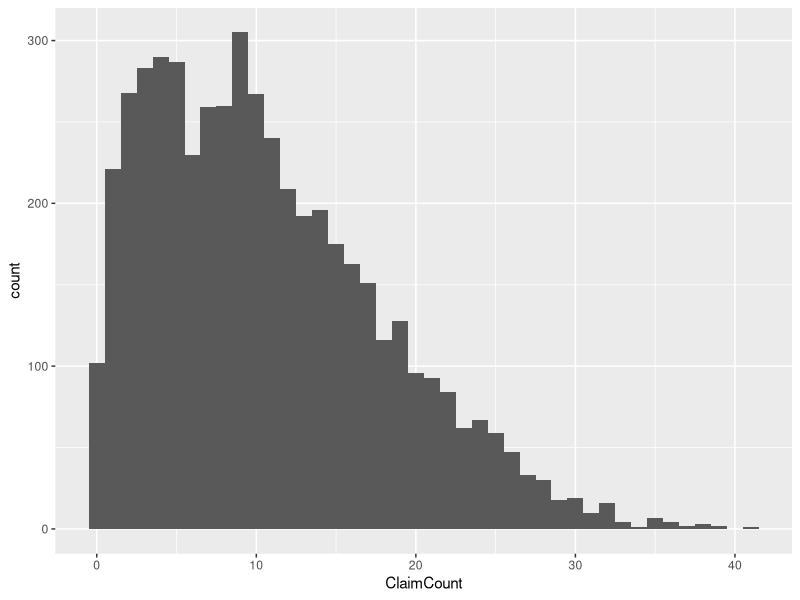
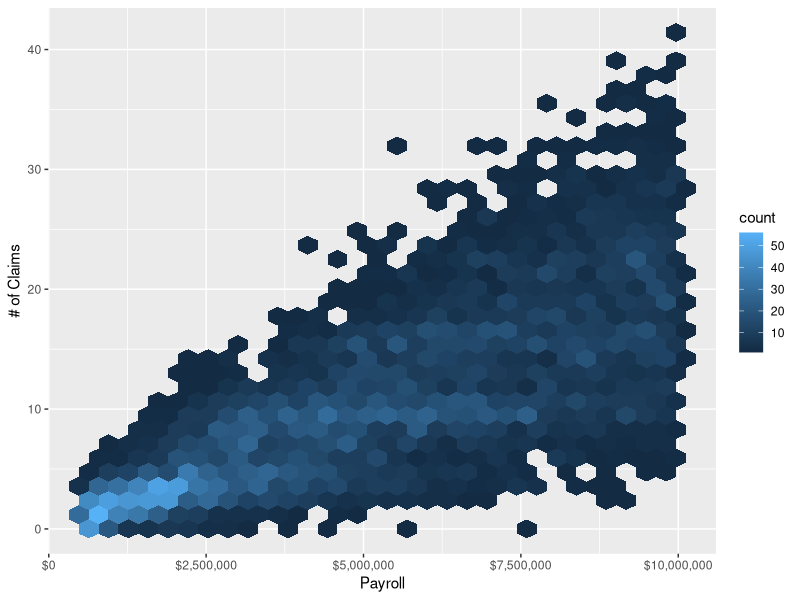
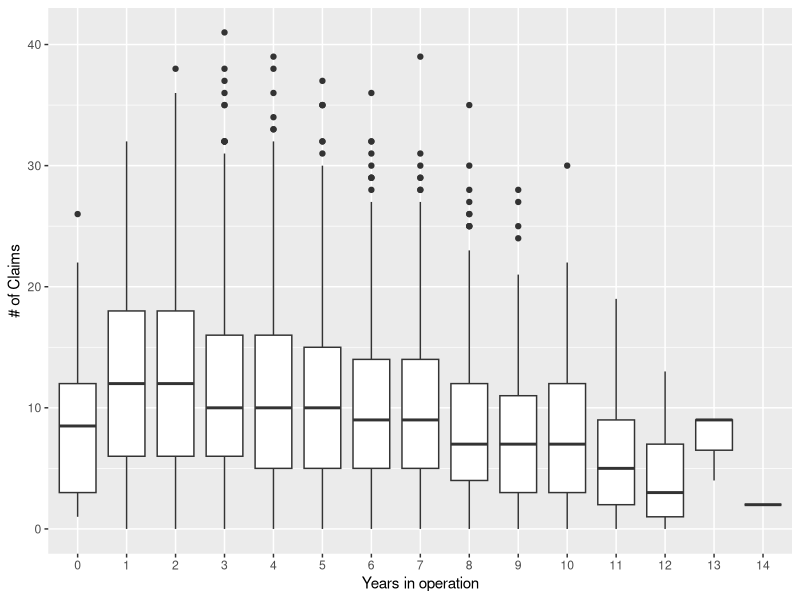
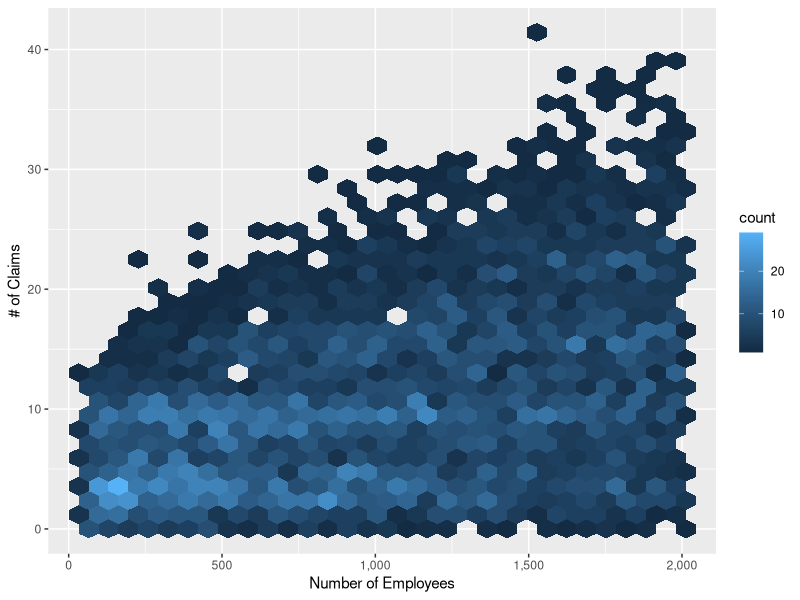
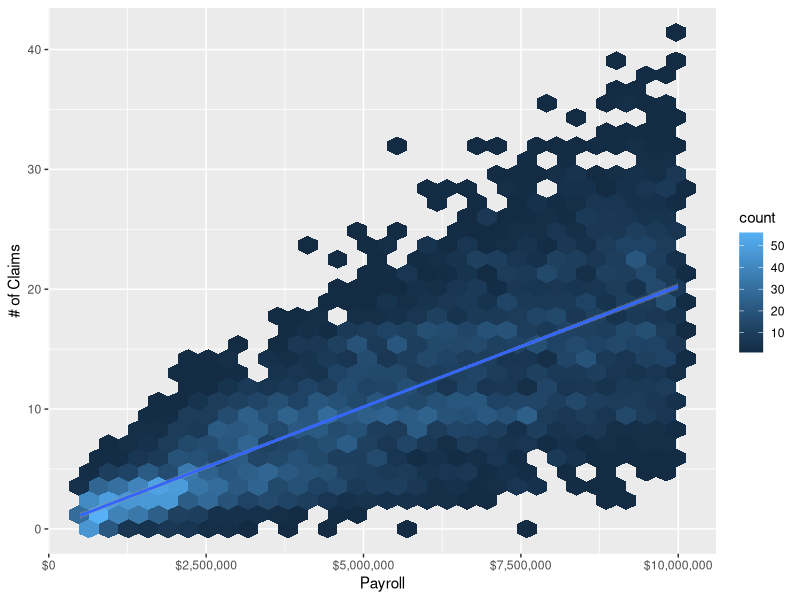
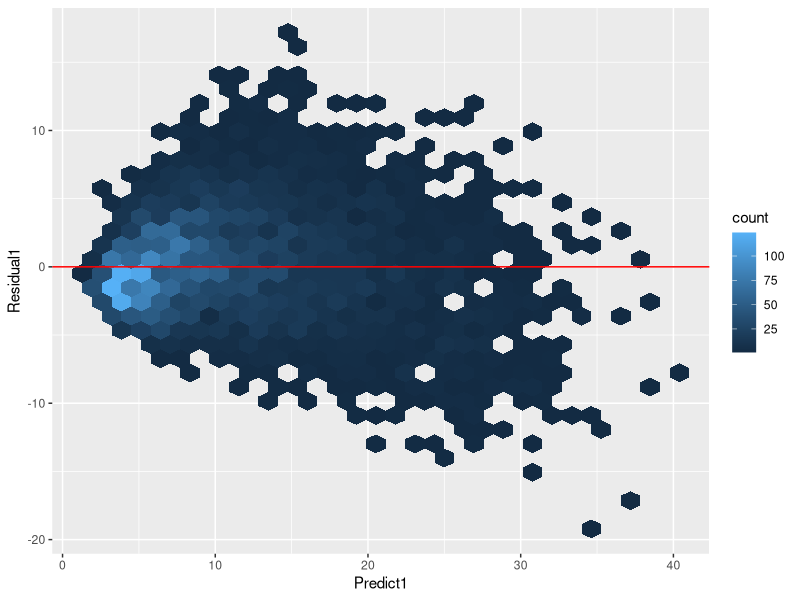
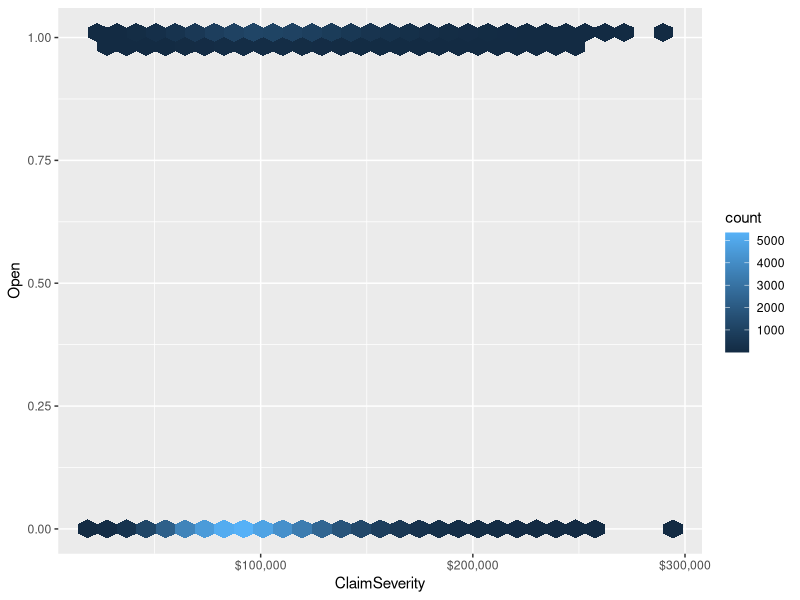
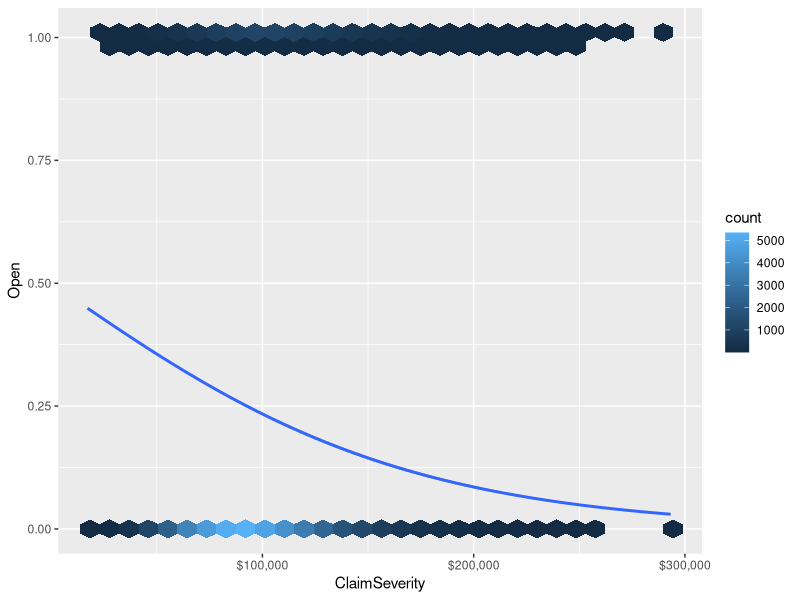

The R script that drew these images, in order:
## ---- chunk 1
knitr::opts_chunk$set(
    warning=FALSE
  , error=FALSE
  , echo=FALSE
  , message=FALSE
)
knitr::opts_knit$set(root.dir = normalizePath('../../'))
suppressPackageStartupMessages(library(ggplot2))
suppressPackageStartupMessages(library(dplyr))
## ---- chunk 2
set.seed(1234)

num_policies <- 5e3

payroll <- runif(num_policies, 500e3, 10e6)
years_in_operation <- rpois(num_policies, 5)
number_of_employees <- as.integer(runif(num_policies, 50, 2e3))
claims_per_mil <- 1.5 - .1 * years_in_operation + 0.001 * number_of_employees
lambda <- claims_per_mil * payroll / 1e6
claim_count <- rpois(num_policies, lambda)

dfGLM <- data.frame(
    ClaimCount = claim_count
  , Payroll = payroll
  , YearsInOperation = years_in_operation
  , NumberOfEmployees = number_of_employees)

total_claims <- sum(claim_count)
claim_severity <- rgamma(total_claims, 10, 1/10e3)
open_prob <- pmin(claim_severity / 500e3, 1)

dfBinomial <- data.frame(
      ClaimSeverity = claim_severity
    , OpenProb = open_prob
    , Open = rbinom(total_claims, 1, open_prob)
  )
## ---- chunk 3
plt <- ggplot(dfGLM, aes(ClaimCount)) + geom_histogram(binwidth = 1)
plt
## ---- chunk 4
plt <- ggplot(dfGLM, aes(Payroll, ClaimCount)) + geom_hex()
plt <- plt + scale_x_continuous(labels = scales::dollar) + ylab("# of Claims")
plt
## ---- chunk 5
plt <- ggplot(dfGLM, aes(as.factor(YearsInOperation), ClaimCount)) + geom_boxplot()
plt <- plt + ylab("# of Claims") + xlab('Years in operation')
plt
## ---- chunk 6
plt <- ggplot(dfGLM, aes(NumberOfEmployees, ClaimCount)) + geom_hex()
plt <- plt + scale_x_continuous(labels = scales::comma)
plt <- plt + ylab("# of Claims") + xlab('Number of Employees')
plt
## ---- chunk 7
plt <- ggplot(dfGLM, aes(Payroll, ClaimCount)) + geom_hex()
plt <- plt + scale_x_continuous(labels = scales::dollar) + ylab("# of Claims")
plt + geom_smooth(method = "lm", formula = y ~ 1 + x)
## ---- chunk 8
fit_lm <- lm(ClaimCount ~ Payroll, data = dfGLM)
## ---- chunk 9
fit_glm <- glm(ClaimCount ~ Payroll + YearsInOperation + NumberOfEmployees, data = dfGLM, family = "poisson")
## ---- chunk 10
summary(fit_glm)
## ---- chunk 11
dfGLM$Predict1 <- predict(fit_glm, type = 'response')
## ---- chunk 12
dfGLM$Residual1 <- residuals(fit_glm, type = 'response')
plt <- ggplot(dfGLM, aes(Predict1, Residual1)) + geom_hex()
plt <- plt + geom_hline(yintercept = 0, color = 'red')
plt
## ---- chunk 13
fit_1 <- glm(ClaimCount ~ 1 + Payroll, data = dfGLM, family="poisson")

fit_2 <- glm(ClaimCount ~ 1, data = dfGLM, family="poisson", offset=log(Payroll))

fit_1$aic
fit_2$aic
coef(fit_1)
coef(fit_2)
## ---- chunk 14
plt <- ggplot(dfBinomial, aes(ClaimSeverity, Open)) + geom_hex()
plt <- plt + scale_x_continuous(labels=scales::dollar)
plt
## ---- chunk 15
fit_open <- glm(Open ~ ClaimSeverity, data=dfBinomial, family="binomial")
summary(fit_open)
## ---- chunk 16
fit_open_1 <- glm(Open ~ 0 + ClaimSeverity, data=dfBinomial, family="binomial")
fit_open_2 <- glm(Open ~ 1 + ClaimSeverity, data=dfBinomial, family="binomial")
summary(fit_open_1)
summary(fit_open_2)
## ---- chunk 17
fit_open_1 <- glm(Open ~ 0 + ClaimSeverity, data=dfBinomial, family=binomial(link="identity"))
fit_open_2 <- glm(Open ~ 1 + ClaimSeverity, data=dfBinomial, family=binomial(link="identity"))
summary(fit_open_1)
summary(fit_open_2)
## ---- chunk 18
plt <- ggplot(dfBinomial, aes(ClaimSeverity, Open)) + geom_hex()
plt <- plt + scale_x_continuous(labels=scales::dollar)
plt + geom_smooth(method = "glm", formula = y ~ 0 + x, method.args = list(family = "binomial"))
## ---- chunk 19
plt <- ggplot(dfBinomial, aes(OpenProb, Open)) + geom_hex()
plt + geom_smooth(method = "glm", formula = y ~ 1 + x, method.args = list(family = "binomial"))
